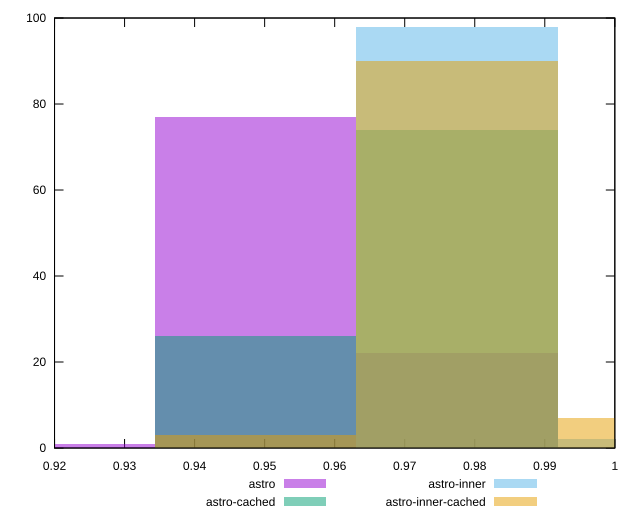

This figure's gnuplot source:
reset

$astro <<EOF
0.9199659419415497 1
0.9487148776272231 77
0.9774638133128966 22
EOF

$astroCached <<EOF
0.9487148776272231 26
0.9774638133128966 74
EOF

$astroInner <<EOF
0.9774638133128966 98
1.00621274899857 2
EOF

$astroInnerCached <<EOF
0.9487148776272231 3
0.9774638133128966 90
1.00621274899857 7
EOF

set key outside below
set boxwidth 0.028748935685673428
set xrange [0.92:1]
set yrange [0:100]
set trange [0:100]
set style fill transparent solid 0.5 noborder
set terminal svg size 640, 520 enhanced background rgb 'white'
set output "reports/report_00033_2021-03-01T14-23-16.841Z/bootup-time/comparison/histogram/all_score.svg"

plot $astro title "astro" with boxes, \
     $astroCached title "astro-cached" with boxes, \
     $astroInner title "astro-inner" with boxes, \
     $astroInnerCached title "astro-inner-cached" with boxes

reset
